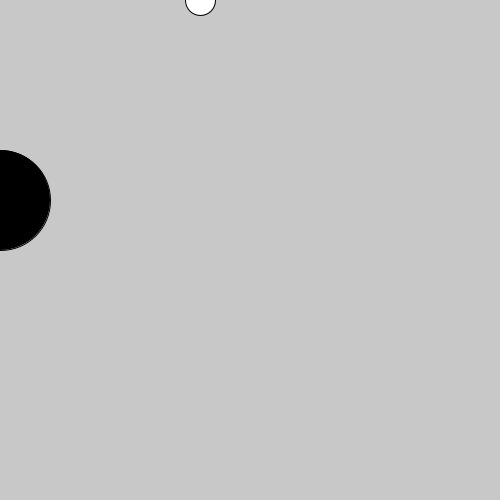
Frame 1 (no input)
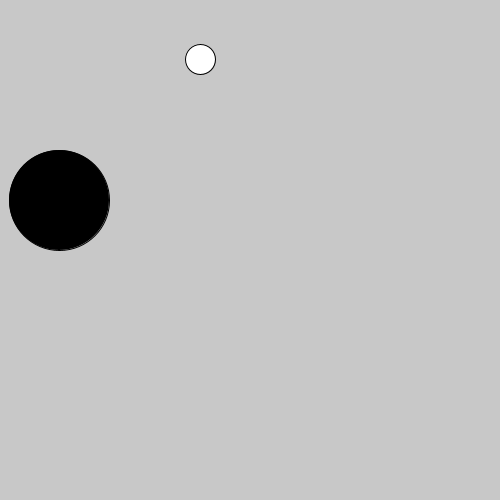
Frame 60 (the mouse pressed at the canvas centre just before this capture)
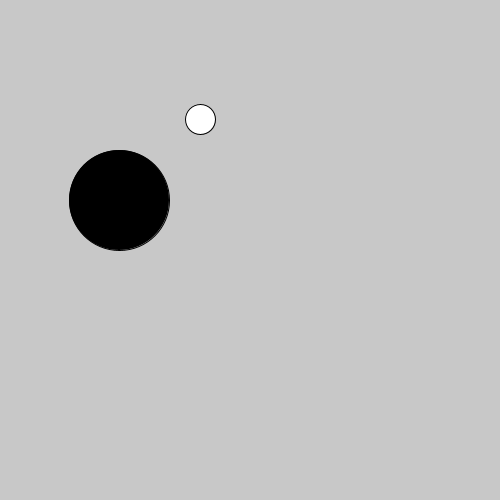
Frame 120 (the mouse held since frame 60 and released just before this capture)

The Processing sketch that drew these frames (run headless with seeded random() and noise(); from frame 60 on, the mouse is pressed at the canvas centre):

// Processing sketch: functions_circle_mouse
// ── functions_circle_mouse.pde
// Creativity and Computation
// Week 2 Functions
// Check if mouse is over a circle

int aX = 0;
int aY = 200;
int aSize = 100;


int bX = 200;
int bY = 0;
int bSize = 30;

void setup() {
  size(500, 500);
}

void draw() {

  background(200);
  
  // check if mouse is over circle and change color accordingly
  if ( isMouseInCircle(aX, aY, aSize)) {
    fill(255);
  } else {
    fill(0);
  }

  ellipse(aX, aY, aSize, aSize);

  // check if mouse is over samller circle and change color accordingly
  if ( isMouseInCircle(bX, bY, bSize)) {
    fill(255, 0, 0);
  } else {
    fill(255);
  }
  
  ellipse(bX, bY, bSize, bSize);

  aX++;
  bY++;

  if (aX > width+aSize/2) {
    aX = -(aSize/2);
  }

  if ( bY > height+bSize/2) {
    bY = -(bSize/2);
  }
}



boolean isMouseInCircle(int x, int y, int diameter) {

  float distance = dist(x, y, mouseX, mouseY);
  float radius = diameter / 2.0;
  if ( distance < radius) {
    return true;
  } else {
    return false;
  }
}
